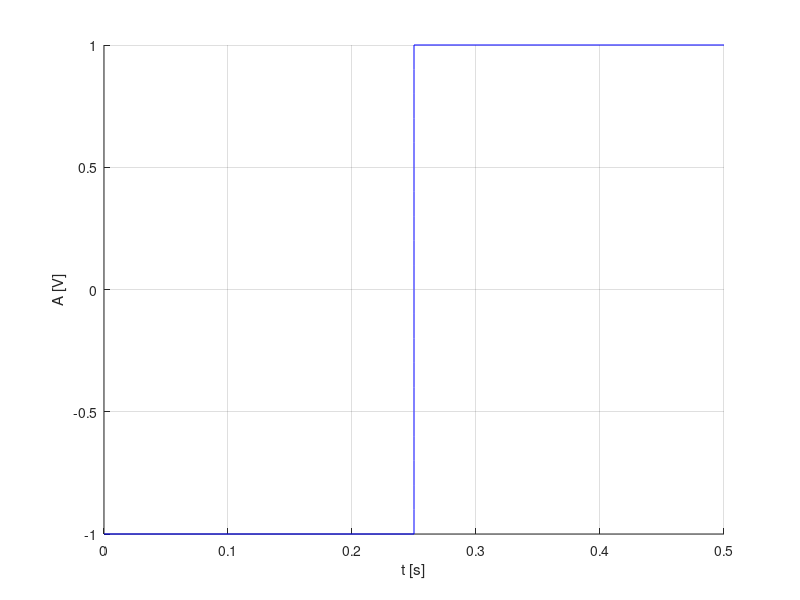

Here is the MATLAB script that generated this plot:
function [ ] = TemaEx3a( )

x=0:0.05:0.25; %nivelul de -1
y=-1-x+x;
hold on
plot(x, y,'b')

x=0.25:0.05:0.5; %nivelul de 1
y= 1 -x+x;
plot(x,y,'b')

y=-1:0.1:1; % "linia dintre ele";  dintre nivelele -1 si 1"
x=0.25-y+y;
plot(x,y,'b'),grid, xlabel('t [s]'),ylabel('A [V]') %afisarea semnalului


end

